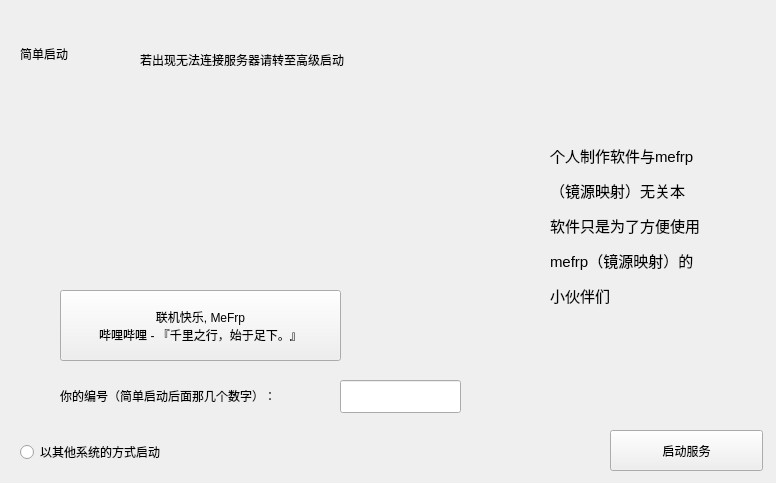
<?xml version="1.0" encoding="UTF-8"?>
<ui version="4.0">
 <class>pa</class>
 <widget class="QWidget" name="pa">
  <property name="geometry">
   <rect>
    <x>0</x>
    <y>0</y>
    <width>776</width>
    <height>483</height>
   </rect>
  </property>
  <property name="windowTitle">
   <string>Form</string>
  </property>
  <widget class="CardWidget" name="CardWidget">
   <property name="geometry">
    <rect>
     <x>520</x>
     <y>120</y>
     <width>231</width>
     <height>251</height>
    </rect>
   </property>
   <widget class="StrongBodyLabel" name="StrongBodyLabel">
    <property name="geometry">
     <rect>
      <x>30</x>
      <y>20</y>
      <width>171</width>
      <height>171</height>
     </rect>
    </property>
    <property name="text">
     <string>&lt;html&gt;&lt;head/&gt;&lt;body&gt;&lt;p&gt;&lt;span style=&quot; font-size:11pt;&quot;&gt;个人制作软件与mefrp&lt;/span&gt;&lt;/p&gt;&lt;p&gt;&lt;span style=&quot; font-size:11pt;&quot;&gt;（镜源映射）无关本&lt;/span&gt;&lt;/p&gt;&lt;p&gt;&lt;span style=&quot; font-size:11pt;&quot;&gt;软件只是为了方便使用&lt;/span&gt;&lt;/p&gt;&lt;p&gt;&lt;span style=&quot; font-size:11pt;&quot;&gt;mefrp（镜源映射）的&lt;/span&gt;&lt;/p&gt;&lt;p&gt;&lt;span style=&quot; font-size:11pt;&quot;&gt;         小伙伴们&lt;/span&gt;&lt;/p&gt;&lt;/body&gt;&lt;/html&gt;</string>
    </property>
   </widget>
  </widget>
  <widget class="EditableComboBox" name="EditableComboBox">
   <property name="geometry">
    <rect>
     <x>340</x>
     <y>380</y>
     <width>121</width>
     <height>33</height>
    </rect>
   </property>
  </widget>
  <widget class="RadioButton" name="RadioButton">
   <property name="geometry">
    <rect>
     <x>20</x>
     <y>440</y>
     <width>181</width>
     <height>24</height>
    </rect>
   </property>
   <property name="text">
    <string>以其他系统的方式启动</string>
   </property>
  </widget>
  <widget class="PrimaryPushButton" name="PrimaryPushButton">
   <property name="geometry">
    <rect>
     <x>610</x>
     <y>430</y>
     <width>153</width>
     <height>41</height>
    </rect>
   </property>
   <property name="text">
    <string>启动服务</string>
   </property>
  </widget>
  <widget class="StrongBodyLabel" name="StrongBodyLabel_2">
   <property name="geometry">
    <rect>
     <x>60</x>
     <y>380</y>
     <width>281</width>
     <height>31</height>
    </rect>
   </property>
   <property name="text">
    <string>你的编号（简单启动后面那几个数字）：</string>
   </property>
  </widget>
  <widget class="SubtitleLabel" name="SubtitleLabel">
   <property name="geometry">
    <rect>
     <x>20</x>
     <y>40</y>
     <width>119</width>
     <height>28</height>
    </rect>
   </property>
   <property name="text">
    <string>简单启动</string>
   </property>
  </widget>
  <widget class="CardWidget" name="CardWidget_2">
   <property name="geometry">
    <rect>
     <x>120</x>
     <y>40</y>
     <width>421</width>
     <height>41</height>
    </rect>
   </property>
   <widget class="StrongBodyLabel" name="StrongBodyLabel_3">
    <property name="geometry">
     <rect>
      <x>20</x>
      <y>10</y>
      <width>271</width>
      <height>19</height>
     </rect>
    </property>
    <property name="text">
     <string>若出现无法连接服务器请转至高级启动</string>
    </property>
   </widget>
  </widget>
  <widget class="QLabel" name="label">
   <property name="geometry">
    <rect>
     <x>50</x>
     <y>100</y>
     <width>431</width>
     <height>271</height>
    </rect>
   </property>
   <property name="styleSheet">
    <string notr="true">border-image: url(:/img/resource/img.png);</string>
   </property>
   <property name="text">
    <string/>
   </property>
  </widget>
  <widget class="HyperlinkButton" name="HyperlinkButton">
   <property name="geometry">
    <rect>
     <x>60</x>
     <y>290</y>
     <width>281</width>
     <height>71</height>
    </rect>
   </property>
   <property name="text">
    <string>联机快乐, MeFrp
哔哩哔哩 - 『千里之行，始于足下。』</string>
   </property>
  </widget>
 </widget>
 <customwidgets>
  <customwidget>
   <class>EditableComboBox</class>
   <extends>LineEdit</extends>
   <header>qfluentwidgets</header>
  </customwidget>
  <customwidget>
   <class>HyperlinkButton</class>
   <extends>QPushButton</extends>
   <header>qfluentwidgets</header>
  </customwidget>
  <customwidget>
   <class>PushButton</class>
   <extends>QPushButton</extends>
   <header>qfluentwidgets</header>
  </customwidget>
  <customwidget>
   <class>PrimaryPushButton</class>
   <extends>PushButton</extends>
   <header>qfluentwidgets</header>
  </customwidget>
  <customwidget>
   <class>RadioButton</class>
   <extends>QRadioButton</extends>
   <header>qfluentwidgets</header>
  </customwidget>
  <customwidget>
   <class>CardWidget</class>
   <extends>QFrame</extends>
   <header>qfluentwidgets</header>
   <container>1</container>
  </customwidget>
  <customwidget>
   <class>StrongBodyLabel</class>
   <extends>QLabel</extends>
   <header>qfluentwidgets</header>
  </customwidget>
  <customwidget>
   <class>SubtitleLabel</class>
   <extends>QLabel</extends>
   <header>qfluentwidgets</header>
  </customwidget>
  <customwidget>
   <class>LineEdit</class>
   <extends>QLineEdit</extends>
   <header>qfluentwidgets</header>
  </customwidget>
 </customwidgets>
 <resources>
  <include location="rc.qrc"/>
 </resources>
 <connections/>
</ui>
